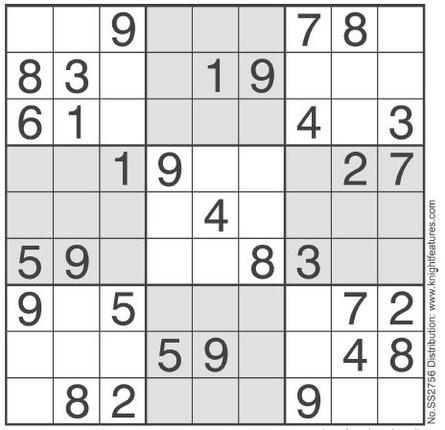
#> input picture example/image1.jpg, 445 x 430 px
$ python -i processing.py   (imports and definitions only)
#> lines starting #> are read from the running program, lines starting #| are printed output that depends on the picture; after the words box and inside, x2 and y2 are one past the last pixel; in counts of white or black regions, pixels touching at a corner belong together
#> further down, picture is the input picture: shape (430, 445, 3); mean B, G, R 219.1, 218.2, 218.2
import cv2
import numpy as np

def basic_preprocessing(img: np.ndarray):
    # create a CLAHE object for Histogram equalisation and improvng the contrast.
    img_plt = cv2.cvtColor(img, cv2.COLOR_BGR2GRAY)
    clahe = cv2.createCLAHE(clipLimit=0.8, tileGridSize=(8,8))
    enhanced = clahe.apply(img_plt)

    # Edge preserving smoother:
    # https://dsp.stackexchange.com/questions/60916/what-is-the-bilateral-filter-category-lpf-hpf-bpf-or-bsf
    x, y = max(img.shape[0]//200, 5), max(img.shape[1]//200, 5)
#> x = 5; y = 5
    blurred = cv2.GaussianBlur(enhanced, (x+(x+1)%2, y+(y+1)%2), 0)
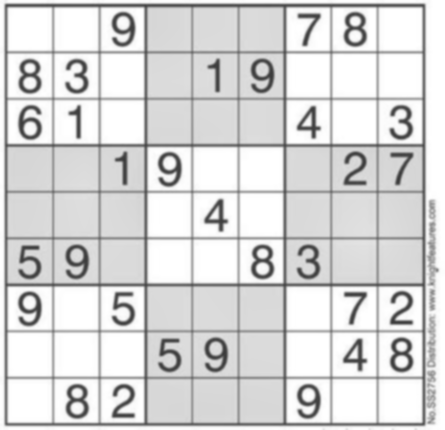
#> blurred: shape (430, 445); min 58, max 255, mean 214.7
    blurred = cv2.bilateralFilter(blurred,7,75,75)
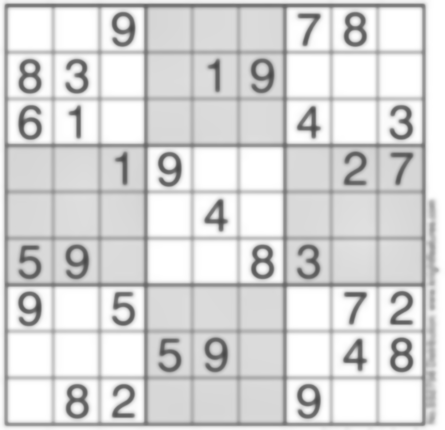
#> blurred: shape (430, 445); min 72, max 255, mean 215
    return blurred

# requires a grayscale image as input
def to_binary(img: np.ndarray):
    # opening for clearing some noise
    se = cv2.getStructuringElement(cv2.MORPH_ELLIPSE,(3,3))
    opened = cv2.morphologyEx(img, cv2.MORPH_OPEN, se)

    thresholded_img = cv2.adaptiveThreshold(opened, 255, cv2.ADAPTIVE_THRESH_MEAN_C,cv2.THRESH_BINARY,5,2)
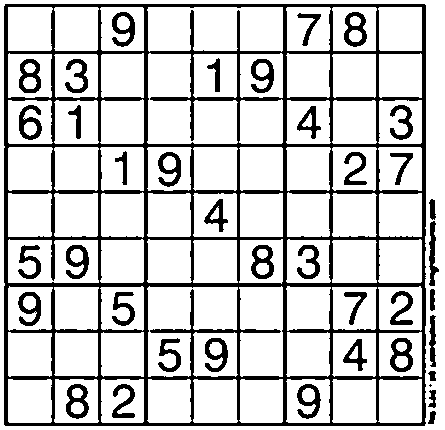
#> thresholded_img: shape (430, 445); 79.6% white; 40 black regions (1 under 20 px), largest, box (x1, y1, x2, y2) and area: (4, 4, 426, 426) 27558, (251, 245, 274, 279) 416, (344, 12, 367, 47) 415
    inverted = cv2.bitwise_not(thresholded_img)

    if(img.shape[0] > 1000 and img.shape[1] > 1000):
        se = np.ones((2,2))
        eroded = cv2.erode(inverted, se, iterations=1)
    else:
        se = np.ones((2,2))
        eroded = cv2.erode(inverted, se, iterations=1)
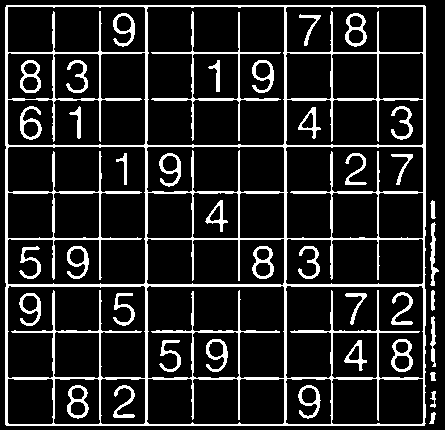
#> eroded: shape (430, 445); 14.4% white; 40 white regions, largest, box (x1, y1, x2, y2) and area: (5, 5, 426, 426) 18069, (151, 11, 281, 141) 1143, (252, 246, 274, 279) 306

    return eroded


def processImage(img: np.ndarray):
    preprocessed = basic_preprocessing(img)
    binary = to_binary(preprocessed)

    if(img.shape[0] > 1000 and img.shape[1] > 1000):
      kernel = np.ones((3,3))
      dilated = cv2.dilate(binary, kernel, iterations=3)
      eroded = cv2.erode(dilated, kernel, iterations=3)
    else:
      eroded = binary

    return eroded

>>> import cv2
>>> picture = cv2.imread('../example/image1.jpg')
>>> result = processImage(picture)

$ run again, on example/image2.jpg
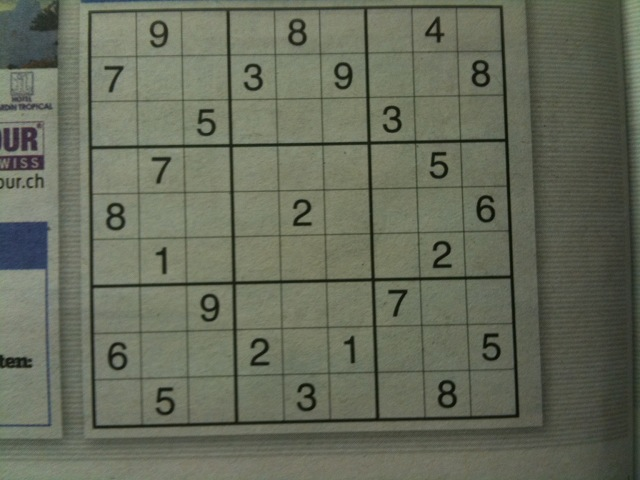
#> input picture example/image2.jpg, 640 x 480 px
#> picture is the input picture: shape (480, 640, 3); mean B, G, R 90.5, 106.9, 102.2
#> in to_binary, `thresholded_img = cv2.adaptiveThreshold(opened, 255, cv2.ADAPTIVE_THRE..`:
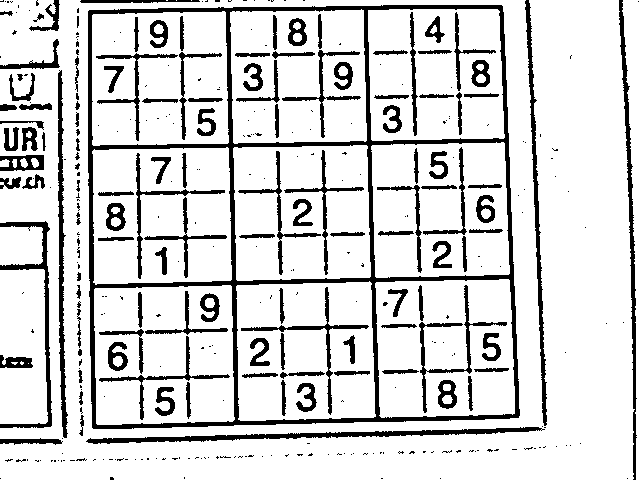
#> thresholded_img: shape (480, 640); 84.2% white; 358 black regions (237 under 20 px), largest, box (x1, y1, x2, y2) and area: (88, 5, 520, 429) 13959, (86, 427, 545, 444) 2125, (619, 0, 637, 480) 1803
#> in to_binary, `eroded = cv2.erode(inverted, se, iterations=1)`:
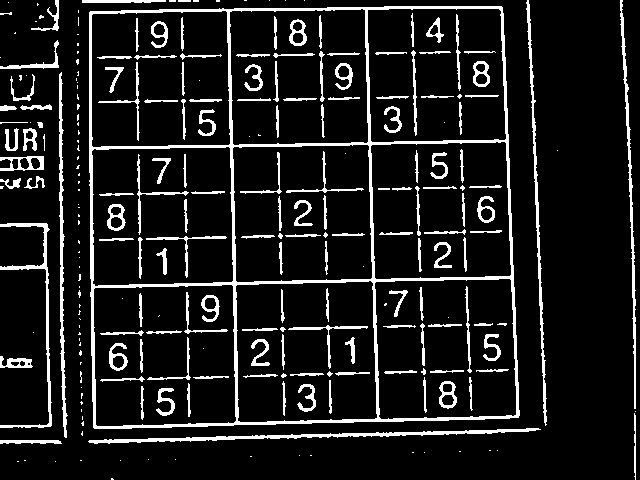
#> eroded: shape (480, 640); 10.9% white; 249 white regions (103 under 20 px), largest, box (x1, y1, x2, y2) and area: (89, 6, 520, 429) 10499, (88, 428, 541, 444) 1572, (526, 0, 547, 426) 1193

$ run again, on example/image3.jpg
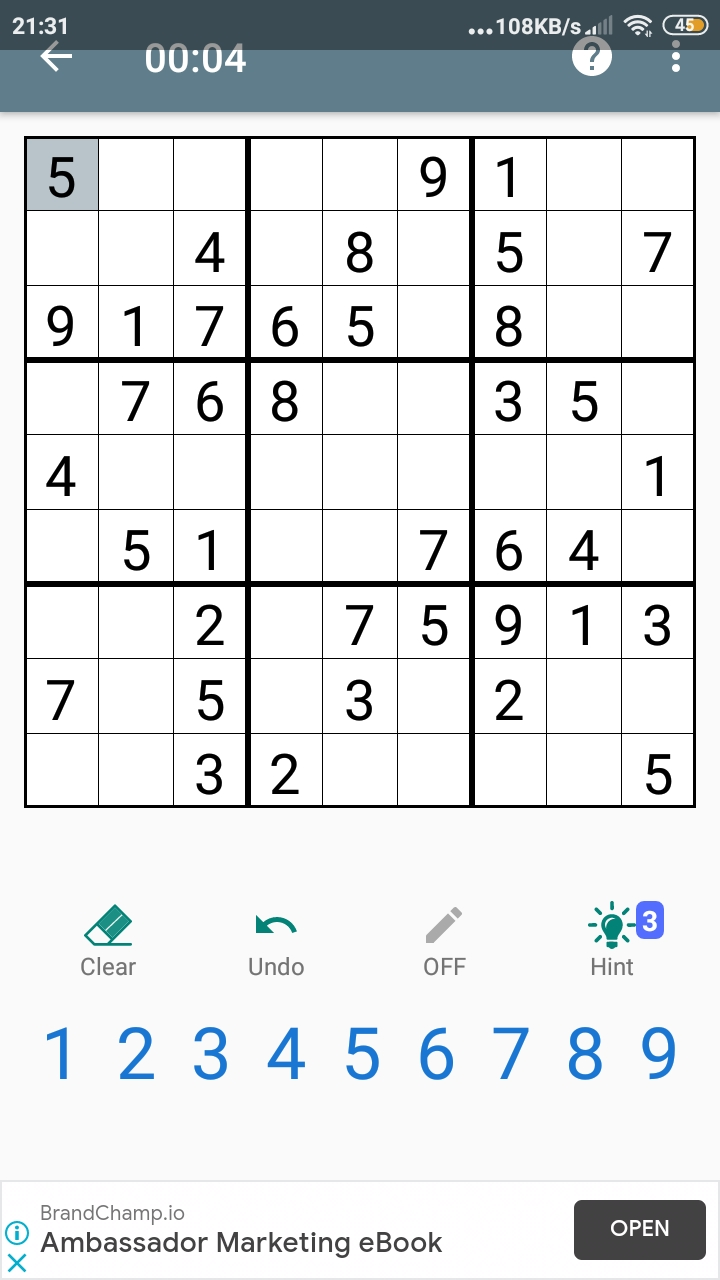
#> input picture example/image3.jpg, 720 x 1280 px
#> picture is the input picture: shape (1280, 720, 3); mean B, G, R 225.1, 223.4, 220.5
#> in to_binary, `thresholded_img = cv2.adaptiveThreshold(opened, 255, cv2.ADAPTIVE_THRE..`:
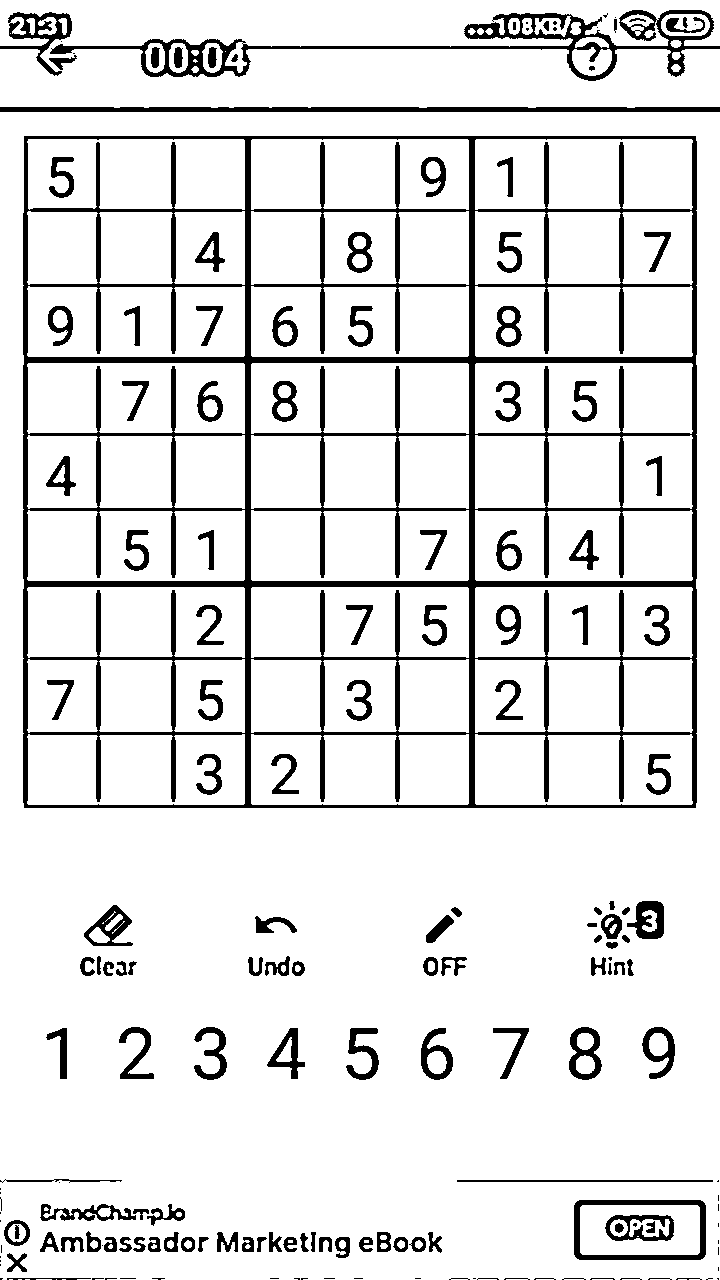
#> thresholded_img: shape (1280, 720); 88.7% white; 180 black regions (44 under 20 px), largest, box (x1, y1, x2, y2) and area: (23, 136, 697, 808) 55308, (50, 10, 720, 81) 7034, (0, 107, 720, 112) 3547
#> in to_binary, `eroded = cv2.erode(inverted, se, iterations=1)`:
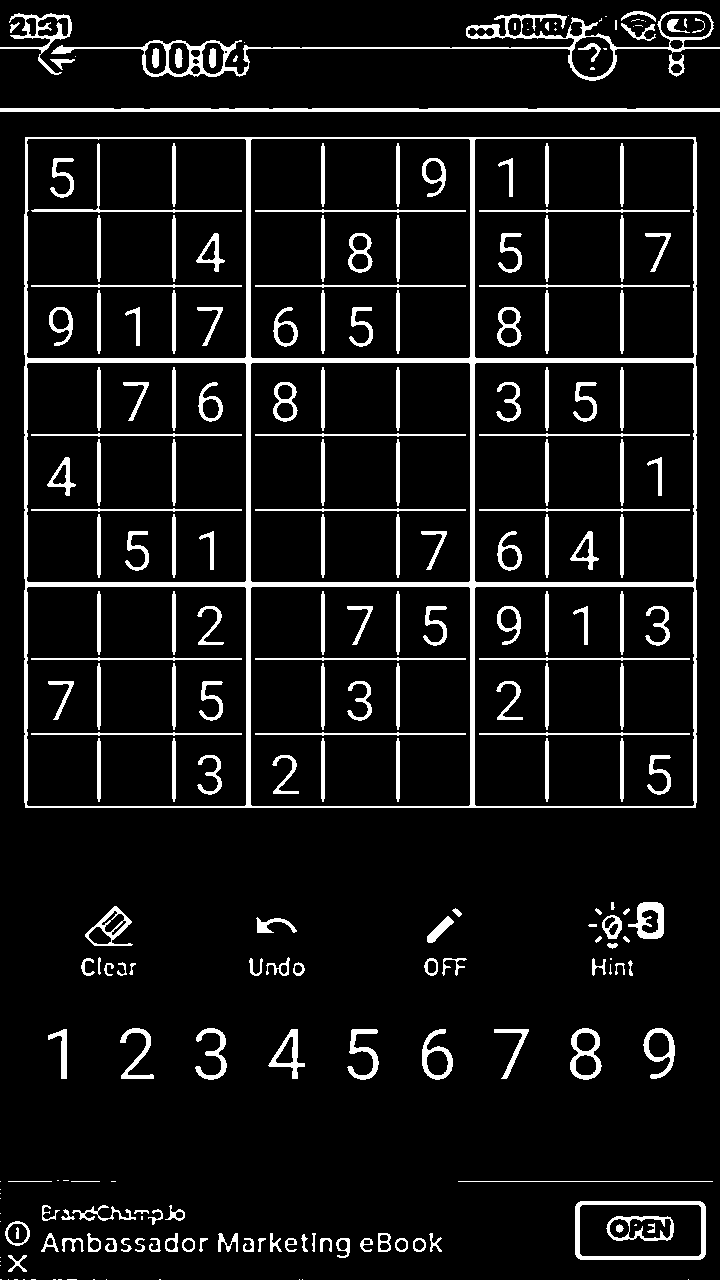
#> eroded: shape (1280, 720); 8.4% white; 250 white regions (47 under 20 px), largest, box (x1, y1, x2, y2) and area: (24, 137, 697, 808) 20999, (51, 11, 720, 81) 4315, (0, 108, 720, 112) 2818

$ run again, on example/image4.jpg
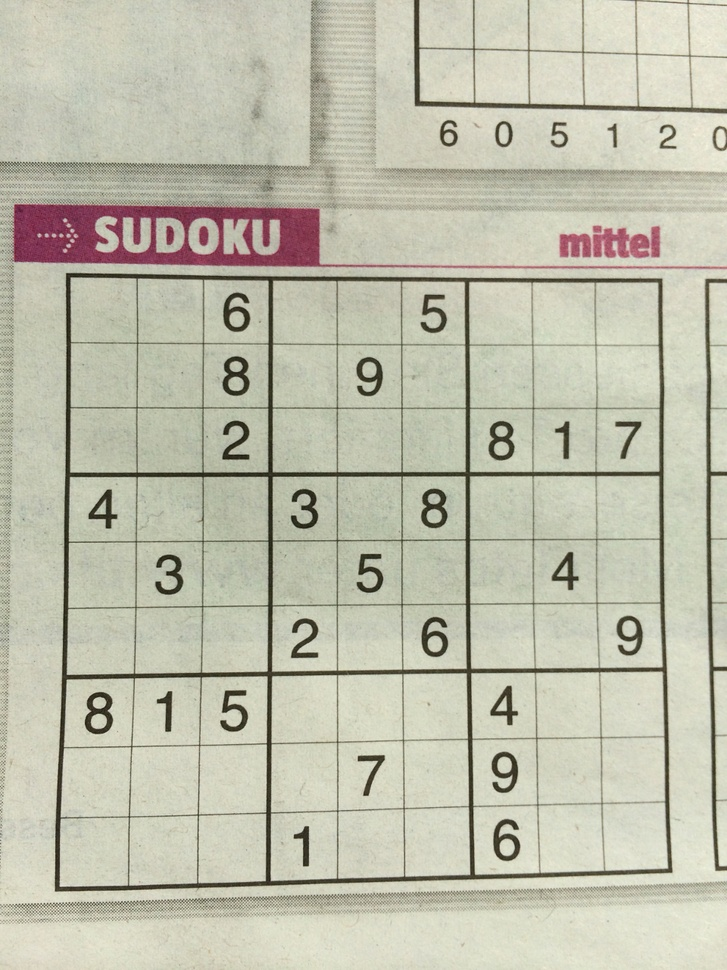
#> input picture example/image4.jpg, 727 x 970 px, shrunk from 960 x 1280 before the run
#> picture is the input picture: shape (970, 727, 3); mean B, G, R 173, 191.2, 191.7
#> in to_binary, `thresholded_img = cv2.adaptiveThreshold(opened, 255, cv2.ADAPTIVE_THRE..`:
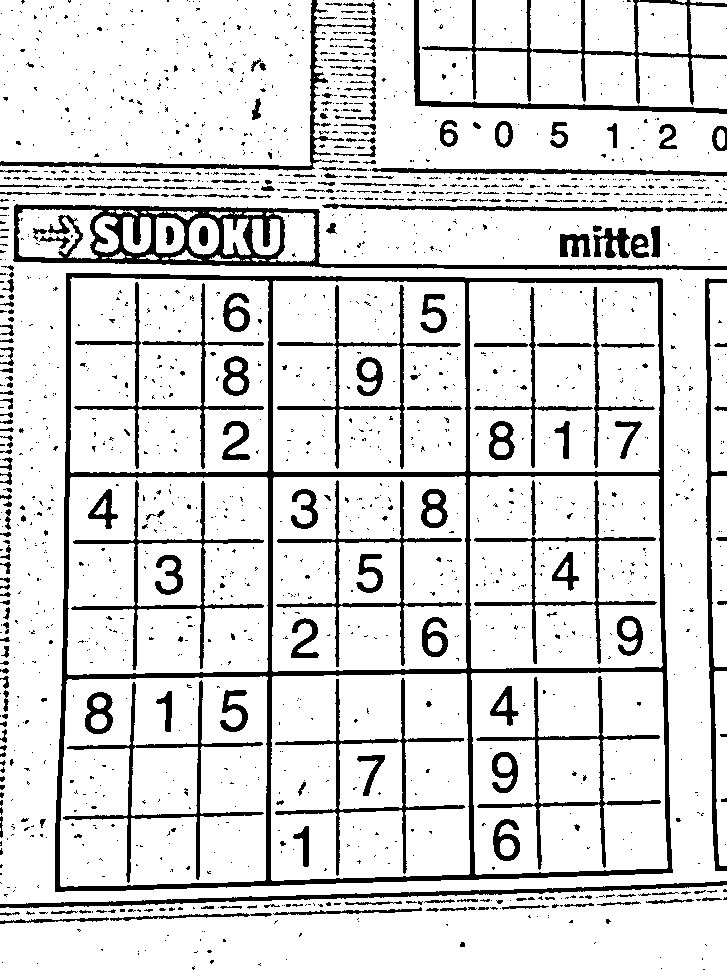
#> thresholded_img: shape (970, 727); 85.4% white; 1828 black regions (1556 under 20 px), largest, box (x1, y1, x2, y2) and area: (55, 273, 673, 892) 22572, (13, 204, 727, 270) 8990, (422, 0, 727, 105) 3170
#> in to_binary, `eroded = cv2.erode(inverted, se, iterations=1)`:
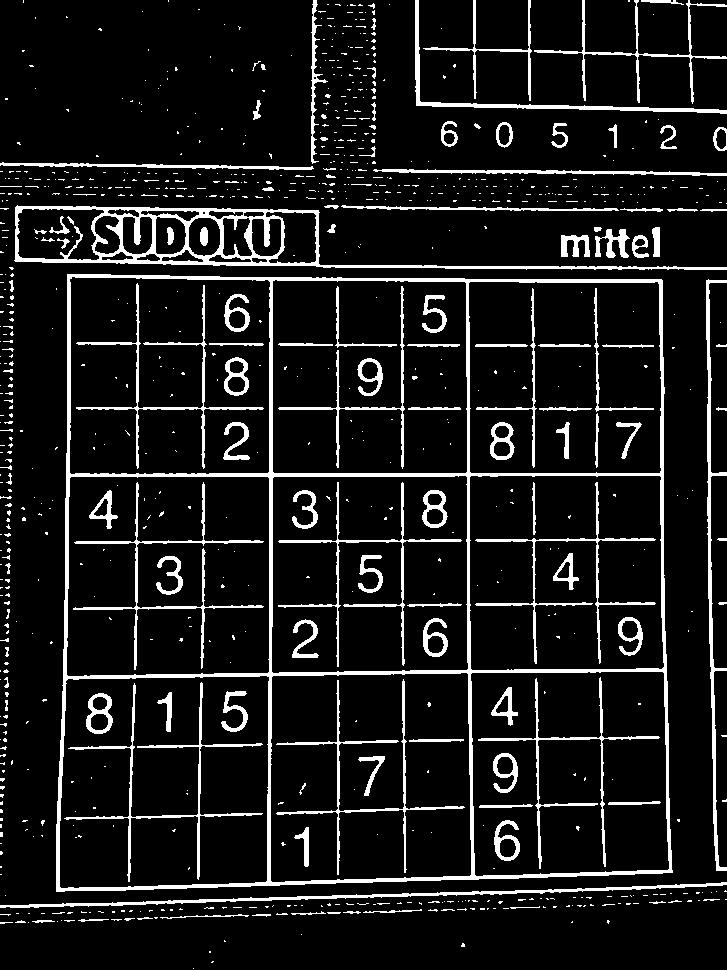
#> eroded: shape (970, 727); 9.9% white; 884 white regions (753 under 20 px), largest, box (x1, y1, x2, y2) and area: (56, 274, 673, 892) 17652, (14, 205, 727, 270) 6623, (0, 882, 727, 908) 2269
